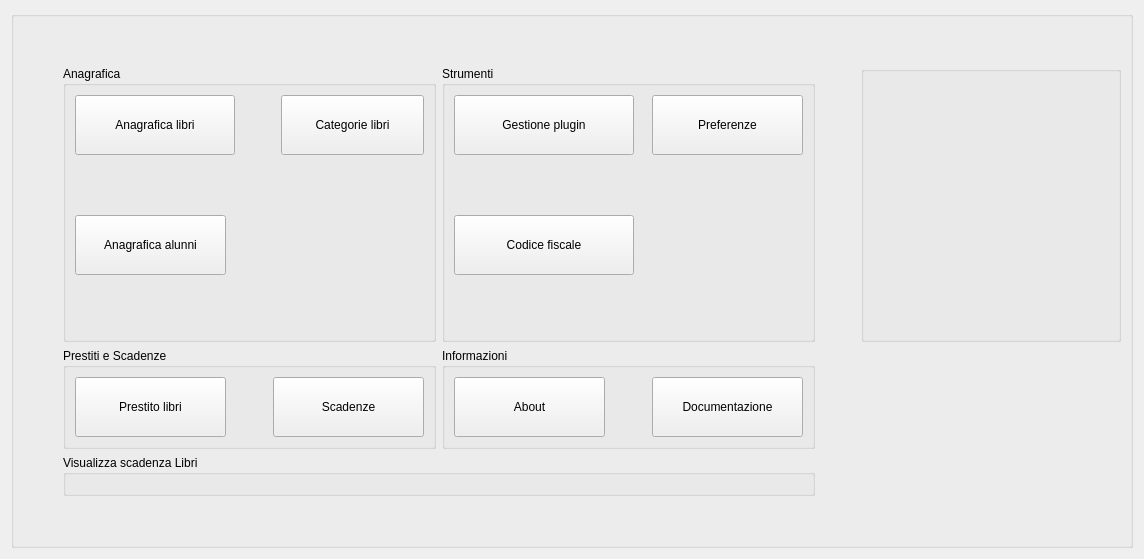
  <widget class="QWidget" name="centralWidget">
   <layout class="QGridLayout" name="gridLayout">
    <item row="0" column="0">
     <widget class="QGroupBox" name="groupBox">
      <layout class="QGridLayout" name="gridLayout_16">
       <item row="1" column="0">
        <spacer name="horizontalSpacer_12">
         <property name="orientation">
          <enum>Qt::Horizontal</enum>
         </property>
         <property name="sizeHint" stdset="0">
          <size>
           <width>40</width>
           <height>20</height>
          </size>
         </property>
        </spacer>
       </item>
       <item row="2" column="0">
        <spacer name="horizontalSpacer_5">
         <property name="orientation">
          <enum>Qt::Horizontal</enum>
         </property>
         <property name="sizeHint" stdset="0">
          <size>
           <width>40</width>
           <height>20</height>
          </size>
         </property>
        </spacer>
       </item>
       <item row="1" column="5">
        <spacer name="horizontalSpacer_11">
         <property name="orientation">
          <enum>Qt::Horizontal</enum>
         </property>
         <property name="sizeHint" stdset="0">
          <size>
           <width>40</width>
           <height>20</height>
          </size>
         </property>
        </spacer>
       </item>
       <item row="2" column="1" colspan="2">
        <widget class="QGroupBox" name="groupBox_2">
         <property name="title">
          <string>Prestiti e Scadenze</string>
         </property>
         <layout class="QGridLayout" name="gridLayout_13">
          <item row="0" column="2">
           <widget class="QPushButton" name="scadenze_2">
            <property name="sizePolicy">
             <sizepolicy hsizetype="Minimum" vsizetype="Fixed">
              <horstretch>6</horstretch>
              <verstretch>0</verstretch>
             </sizepolicy>
            </property>
            <property name="minimumSize">
             <size>
              <width>151</width>
              <height>60</height>
             </size>
            </property>
            <property name="maximumSize">
             <size>
              <width>151</width>
              <height>60</height>
             </size>
            </property>
            <property name="baseSize">
             <size>
              <width>151</width>
              <height>60</height>
             </size>
            </property>
            <property name="text">
             <string>Scadenze</string>
            </property>
            <property name="icon">
             <iconset resource="../biblio.qrc">
              <normaloff>:/images/user-group-properties.png</normaloff>:/images/user-group-properties.png</iconset>
            </property>
            <property name="iconSize">
             <size>
              <width>32</width>
              <height>32</height>
             </size>
            </property>
           </widget>
          </item>
          <item row="0" column="1">
           <spacer name="horizontalSpacer_20">
            <property name="orientation">
             <enum>Qt::Horizontal</enum>
            </property>
            <property name="sizeHint" stdset="0">
             <size>
              <width>40</width>
              <height>20</height>
             </size>
            </property>
           </spacer>
          </item>
          <item row="0" column="0">
           <widget class="QPushButton" name="cl2_2">
            <property name="sizePolicy">
             <sizepolicy hsizetype="Minimum" vsizetype="Fixed">
              <horstretch>6</horstretch>
              <verstretch>0</verstretch>
             </sizepolicy>
            </property>
            <property name="minimumSize">
             <size>
              <width>151</width>
              <height>60</height>
             </size>
            </property>
            <property name="maximumSize">
             <size>
              <width>151</width>
              <height>60</height>
             </size>
            </property>
            <property name="baseSize">
             <size>
              <width>151</width>
              <height>60</height>
             </size>
            </property>
            <property name="text">
             <string>Prestito libri</string>
            </property>
            <property name="icon">
             <iconset resource="../biblio.qrc">
              <normaloff>:/images/user-group-properties.png</normaloff>:/images/user-group-properties.png</iconset>
            </property>
            <property name="iconSize">
             <size>
              <width>32</width>
              <height>32</height>
             </size>
            </property>
           </widget>
          </item>
         </layout>
        </widget>
       </item>
       <item row="4" column="3">
        <spacer name="verticalSpacer_4">
         <property name="orientation">
          <enum>Qt::Vertical</enum>
         </property>
         <property name="sizeHint" stdset="0">
          <size>
           <width>20</width>
           <height>40</height>
          </size>
         </property>
        </spacer>
       </item>
       <item row="4" column="1">
        <spacer name="verticalSpacer">
         <property name="orientation">
          <enum>Qt::Vertical</enum>
         </property>
         <property name="sizeHint" stdset="0">
          <size>
           <width>20</width>
           <height>40</height>
          </size>
         </property>
        </spacer>
       </item>
       <item row="1" column="3" colspan="2">
        <widget class="QGroupBox" name="groupBox_3">
         <property name="minimumSize">
          <size>
           <width>373</width>
           <height>276</height>
          </size>
         </property>
         <property name="maximumSize">
          <size>
           <width>373</width>
           <height>276</height>
          </size>
         </property>
         <property name="sizeIncrement">
          <size>
           <width>373</width>
           <height>276</height>
          </size>
         </property>
         <property name="baseSize">
          <size>
           <width>373</width>
           <height>276</height>
          </size>
         </property>
         <property name="title">
          <string>Strumenti</string>
         </property>
         <layout class="QGridLayout" name="gridLayout_2">
          <item row="1" column="1">
           <widget class="QPushButton" name="cod_fiscale">
            <property name="minimumSize">
             <size>
              <width>180</width>
              <height>60</height>
             </size>
            </property>
            <property name="maximumSize">
             <size>
              <width>180</width>
              <height>60</height>
             </size>
            </property>
            <property name="sizeIncrement">
             <size>
              <width>180</width>
              <height>60</height>
             </size>
            </property>
            <property name="baseSize">
             <size>
              <width>180</width>
              <height>60</height>
             </size>
            </property>
            <property name="text">
             <string>Codice fiscale</string>
            </property>
            <property name="icon">
             <iconset resource="../biblio.qrc">
              <normaloff>:/images/codicefisc.png</normaloff>:/images/codicefisc.png</iconset>
            </property>
            <property name="iconSize">
             <size>
              <width>32</width>
              <height>32</height>
             </size>
            </property>
           </widget>
          </item>
          <item row="1" column="2">
           <spacer name="verticalSpacer_2">
            <property name="orientation">
             <enum>Qt::Vertical</enum>
            </property>
            <property name="sizeHint" stdset="0">
             <size>
              <width>20</width>
              <height>40</height>
             </size>
            </property>
           </spacer>
          </item>
          <item row="0" column="2">
           <spacer name="horizontalSpacer_19">
            <property name="orientation">
             <enum>Qt::Horizontal</enum>
            </property>
            <property name="sizeHint" stdset="0">
             <size>
              <width>40</width>
              <height>20</height>
             </size>
            </property>
           </spacer>
          </item>
          <item row="0" column="3">
           <widget class="QPushButton" name="preferenze_2">
            <property name="sizePolicy">
             <sizepolicy hsizetype="Minimum" vsizetype="Fixed">
              <horstretch>6</horstretch>
              <verstretch>0</verstretch>
             </sizepolicy>
            </property>
            <property name="minimumSize">
             <size>
              <width>151</width>
              <height>60</height>
             </size>
            </property>
            <property name="maximumSize">
             <size>
              <width>151</width>
              <height>60</height>
             </size>
            </property>
            <property name="baseSize">
             <size>
              <width>151</width>
              <height>60</height>
             </size>
            </property>
            <property name="text">
             <string>Preferenze</string>
            </property>
            <property name="icon">
             <iconset resource="../biblio.qrc">
              <normaloff>:/images/preferences-system.png</normaloff>:/images/preferences-system.png</iconset>
            </property>
            <property name="iconSize">
             <size>
              <width>32</width>
              <height>32</height>
             </size>
            </property>
           </widget>
          </item>
          <item row="0" column="1">
           <widget class="QPushButton" name="gest_plugin">
            <property name="sizePolicy">
             <sizepolicy hsizetype="Minimum" vsizetype="Fixed">
              <horstretch>6</horstretch>
              <verstretch>0</verstretch>
             </sizepolicy>
            </property>
            <property name="minimumSize">
             <size>
              <width>180</width>
              <height>60</height>
             </size>
            </property>
            <property name="maximumSize">
             <size>
              <width>180</width>
              <height>60</height>
             </size>
            </property>
            <property name="sizeIncrement">
             <size>
              <width>180</width>
              <height>60</height>
             </size>
            </property>
            <property name="baseSize">
             <size>
              <width>180</width>
              <height>60</height>
             </size>
            </property>
            <property name="text">
             <string>Gestione plugin</string>
            </property>
            <property name="icon">
             <iconset resource="../../initdb/images.qrc">
              <normaloff>:/images/vcs_add.png</normaloff>:/images/vcs_add.png</iconset>
            </property>
            <property name="iconSize">
             <size>
              <width>32</width>
              <height>32</height>
             </size>
            </property>
           </widget>
          </item>
         </layout>
        </widget>
       </item>
       <item row="2" column="3" colspan="2">
        <widget class="QGroupBox" name="groupBox_4">
         <property name="title">
          <string>Informazioni</string>
         </property>
         <layout class="QGridLayout" name="gridLayout_10">
          <item row="0" column="0">
           <widget class="QPushButton" name="about_luxury_2">
            <property name="sizePolicy">
             <sizepolicy hsizetype="Minimum" vsizetype="Fixed">
              <horstretch>6</horstretch>
              <verstretch>0</verstretch>
             </sizepolicy>
            </property>
            <property name="minimumSize">
             <size>
              <width>151</width>
              <height>60</height>
             </size>
            </property>
            <property name="maximumSize">
             <size>
              <width>151</width>
              <height>60</height>
             </size>
            </property>
            <property name="baseSize">
             <size>
              <width>151</width>
              <height>60</height>
             </size>
            </property>
            <property name="text">
             <string>About</string>
            </property>
            <property name="icon">
             <iconset resource="../biblio.qrc">
              <normaloff>:/images/svn_status.png</normaloff>:/images/svn_status.png</iconset>
            </property>
            <property name="iconSize">
             <size>
              <width>32</width>
              <height>32</height>
             </size>
            </property>
           </widget>
          </item>
          <item row="0" column="2">
           <widget class="QPushButton" name="about_qt_2">
            <property name="sizePolicy">
             <sizepolicy hsizetype="Minimum" vsizetype="Fixed">
              <horstretch>6</horstretch>
              <verstretch>0</verstretch>
             </sizepolicy>
            </property>
            <property name="minimumSize">
             <size>
              <width>151</width>
              <height>60</height>
             </size>
            </property>
            <property name="maximumSize">
             <size>
              <width>151</width>
              <height>60</height>
             </size>
            </property>
            <property name="baseSize">
             <size>
              <width>151</width>
              <height>60</height>
             </size>
            </property>
            <property name="text">
             <string>Documentazione</string>
            </property>
            <property name="icon">
             <iconset resource="../biblio.qrc">
              <normaloff>:/images/svn_status.png</normaloff>:/images/svn_status.png</iconset>
            </property>
            <property name="iconSize">
             <size>
              <width>32</width>
              <height>32</height>
             </size>
            </property>
           </widget>
          </item>
          <item row="0" column="1">
           <spacer name="horizontalSpacer_13">
            <property name="orientation">
             <enum>Qt::Horizontal</enum>
            </property>
            <property name="sizeHint" stdset="0">
             <size>
              <width>40</width>
              <height>20</height>
             </size>
            </property>
           </spacer>
          </item>
         </layout>
        </widget>
       </item>
       <item row="1" column="1" colspan="2">
        <widget class="QGroupBox" name="groupBox">
         <property name="minimumSize">
          <size>
           <width>373</width>
           <height>276</height>
          </size>
         </property>
         <property name="maximumSize">
          <size>
           <width>373</width>
           <height>276</height>
          </size>
         </property>
         <property name="sizeIncrement">
          <size>
           <width>373</width>
           <height>276</height>
          </size>
         </property>
         <property name="baseSize">
          <size>
           <width>373</width>
           <height>276</height>
          </size>
         </property>
         <property name="title">
          <string>Anagrafica</string>
         </property>
         <layout class="QGridLayout" name="gridLayout_9">
          <item row="0" column="0">
           <widget class="QPushButton" name="libri_2">
            <property name="sizePolicy">
             <sizepolicy hsizetype="Preferred" vsizetype="Preferred">
              <horstretch>151</horstretch>
              <verstretch>60</verstretch>
             </sizepolicy>
            </property>
            <property name="minimumSize">
             <size>
              <width>160</width>
              <height>60</height>
             </size>
            </property>
            <property name="maximumSize">
             <size>
              <width>160</width>
              <height>60</height>
             </size>
            </property>
            <property name="sizeIncrement">
             <size>
              <width>160</width>
              <height>60</height>
             </size>
            </property>
            <property name="baseSize">
             <size>
              <width>160</width>
              <height>0</height>
             </size>
            </property>
            <property name="text">
             <string>Anagrafica libri</string>
            </property>
            <property name="icon">
             <iconset resource="../biblio.qrc">
              <normaloff>:/images/accessories-dictionary.png</normaloff>:/images/accessories-dictionary.png</iconset>
            </property>
            <property name="iconSize">
             <size>
              <width>32</width>
              <height>32</height>
             </size>
            </property>
           </widget>
          </item>
          <item row="0" column="1">
           <spacer name="horizontalSpacer_3">
            <property name="orientation">
             <enum>Qt::Horizontal</enum>
            </property>
            <property name="sizeHint" stdset="0">
             <size>
              <width>40</width>
              <height>20</height>
             </size>
            </property>
           </spacer>
          </item>
          <item row="0" column="2">
           <widget class="QPushButton" name="categoria_2">
            <property name="sizePolicy">
             <sizepolicy hsizetype="Minimum" vsizetype="Fixed">
              <horstretch>6</horstretch>
              <verstretch>0</verstretch>
             </sizepolicy>
            </property>
            <property name="minimumSize">
             <size>
              <width>130</width>
              <height>60</height>
             </size>
            </property>
            <property name="maximumSize">
             <size>
              <width>151</width>
              <height>60</height>
             </size>
            </property>
            <property name="baseSize">
             <size>
              <width>151</width>
              <height>60</height>
             </size>
            </property>
            <property name="text">
             <string>Categorie libri</string>
            </property>
            <property name="icon">
             <iconset resource="../biblio.qrc">
              <normaloff>:/images/documentation.png</normaloff>:/images/documentation.png</iconset>
            </property>
            <property name="iconSize">
             <size>
              <width>32</width>
              <height>32</height>
             </size>
            </property>
           </widget>
          </item>
          <item row="1" column="0">
           <widget class="QPushButton" name="clienti_3">
            <property name="sizePolicy">
             <sizepolicy hsizetype="Minimum" vsizetype="Fixed">
              <horstretch>6</horstretch>
              <verstretch>0</verstretch>
             </sizepolicy>
            </property>
            <property name="minimumSize">
             <size>
              <width>151</width>
              <height>60</height>
             </size>
            </property>
            <property name="maximumSize">
             <size>
              <width>151</width>
              <height>60</height>
             </size>
            </property>
            <property name="baseSize">
             <size>
              <width>151</width>
              <height>60</height>
             </size>
            </property>
            <property name="text">
             <string>Anagrafica alunni</string>
            </property>
            <property name="icon">
             <iconset resource="../biblio.qrc">
              <normaloff>:/images/user-group-properties.png</normaloff>:/images/user-group-properties.png</iconset>
            </property>
            <property name="iconSize">
             <size>
              <width>32</width>
              <height>32</height>
             </size>
            </property>
           </widget>
          </item>
          <item row="1" column="1">
           <spacer name="verticalSpacer_3">
            <property name="orientation">
             <enum>Qt::Vertical</enum>
            </property>
            <property name="sizeHint" stdset="0">
             <size>
              <width>20</width>
              <height>40</height>
             </size>
            </property>
           </spacer>
          </item>
         </layout>
        </widget>
       </item>
       <item row="3" column="1" colspan="4">
        <widget class="QGroupBox" name="groupBox_6">
         <property name="title">
          <string>Visualizza scadenza Libri</string>
         </property>
         <layout class="QGridLayout" name="gridLayout_14">
          <item row="0" column="0">
           <layout class="QGridLayout" name="gridLayout_15"/>
          </item>
         </layout>
        </widget>
       </item>
       <item row="0" column="1">
        <spacer name="verticalSpacer_5">
         <property name="orientation">
          <enum>Qt::Vertical</enum>
         </property>
         <property name="sizeHint" stdset="0">
          <size>
           <width>20</width>
           <height>40</height>
          </size>
         </property>
        </spacer>
       </item>
       <item row="2" column="5">
        <spacer name="horizontalSpacer_16">
         <property name="orientation">
          <enum>Qt::Horizontal</enum>
         </property>
         <property name="sizeHint" stdset="0">
          <size>
           <width>40</width>
           <height>20</height>
          </size>
         </property>
        </spacer>
       </item>
       <item row="1" column="6">
        <widget class="QGroupBox" name="m_orologio">
         <property name="minimumSize">
          <size>
           <width>260</width>
           <height>0</height>
          </size>
         </property>
         <property name="maximumSize">
          <size>
           <width>260</width>
           <height>16777215</height>
          </size>
         </property>
         <property name="sizeIncrement">
          <size>
           <width>260</width>
           <height>0</height>
          </size>
         </property>
         <property name="baseSize">
          <size>
           <width>260</width>
           <height>0</height>
          </size>
         </property>
         <property name="title">
          <string/>
         </property>
         <layout class="QGridLayout" name="gridLayout_4">
          <item row="0" column="0">
           <layout class="QGridLayout" name="gridLayout_3"/>
          </item>
         </layout>
        </widget>
       </item>
       <item row="2" column="6">
        <widget class="classe" name="donazione">
         <property name="cursor">
          <cursorShape>PointingHandCursor</cursorShape>
         </property>
         <property name="text">
          <string/>
         </property>
         <property name="pixmap">
          <pixmap resource="../biblio.qrc">:/images/paypal.png</pixmap>
         </property>
         <property name="openExternalLinks">
          <bool>true</bool>
         </property>
        </widget>
       </item>
      </layout>
     </widget>
    </item>
   </layout>
  </widget>
